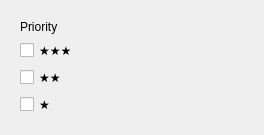
<?xml version="1.0" encoding="UTF-8"?>
<ui version="4.0">
 <class>Form</class>
 <widget class="QWidget" name="Form">
  <property name="geometry">
   <rect>
    <x>0</x>
    <y>0</y>
    <width>264</width>
    <height>130</height>
   </rect>
  </property>
  <property name="sizePolicy">
   <sizepolicy hsizetype="Fixed" vsizetype="Fixed">
    <horstretch>0</horstretch>
    <verstretch>0</verstretch>
   </sizepolicy>
  </property>
  <property name="windowTitle">
   <string>Form</string>
  </property>
  <layout class="QVBoxLayout" name="verticalLayout_2">
   <item>
    <widget class="QWidget" name="MCPriWidget" native="true">
     <property name="sizePolicy">
      <sizepolicy hsizetype="Fixed" vsizetype="Fixed">
       <horstretch>0</horstretch>
       <verstretch>0</verstretch>
      </sizepolicy>
     </property>
     <layout class="QVBoxLayout" name="verticalLayout">
      <item>
       <widget class="QLabel" name="label">
        <property name="text">
         <string>Priority</string>
        </property>
       </widget>
      </item>
      <item>
       <widget class="QCheckBox" name="checkBox">
        <property name="text">
         <string>★★★</string>
        </property>
       </widget>
      </item>
      <item>
       <widget class="QCheckBox" name="checkBox_2">
        <property name="text">
         <string>★★</string>
        </property>
       </widget>
      </item>
      <item>
       <widget class="QCheckBox" name="checkBox_3">
        <property name="text">
         <string>★</string>
        </property>
       </widget>
      </item>
     </layout>
    </widget>
   </item>
  </layout>
 </widget>
 <resources/>
 <connections/>
</ui>
